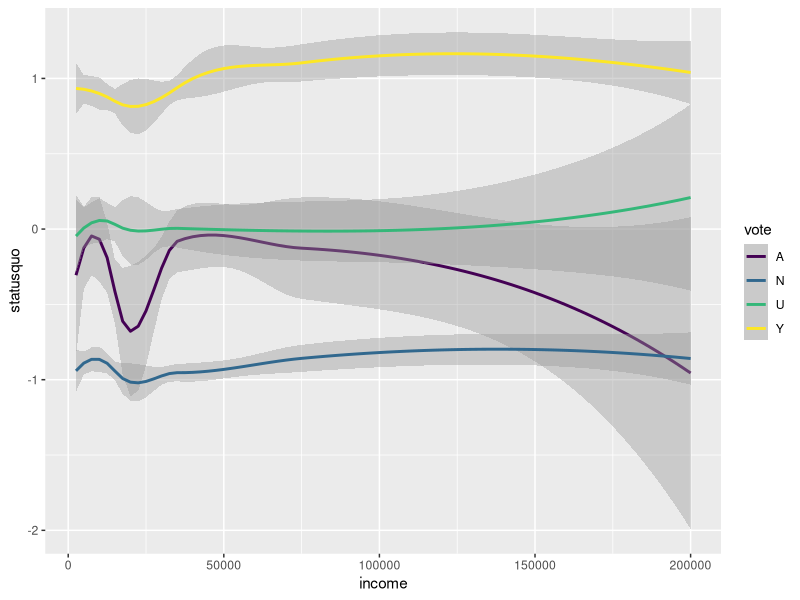

This chart was generated by the following R code:
## ---- chunk 1
knitr::opts_chunk$set(echo = TRUE)
library("tidyverse")
#library("viridis")
library("carData")
datos_chile <- Chile
## ---- chunk 2
mediana <- datos_chile %>% summarise(median_ingreso = quantile(income, p=0.5, na.rm = T)) %>% as.numeric() 
mediana
## ---- chunk 3
mediana <- datos_chile %>% summarise(median_ingreso = quantile(income, p=0.5, na.rm = T)) %>% as.numeric() 
mediana
## ---- chunk 4
datos_chile <- datos_chile %>% drop_na()
promedio <- mean(datos_chile$income, na.rm = T)
## ---- chunk 5
datos_chile <- datos_chile %>% drop_na()
promedio <- mean(datos_chile$income, na.rm = T)
print(promedio)
## ---- chunk 6
datos_chile %>% ggplot(aes(x=income, y=statusquo, group=vote, colour=vote)) + geom_smooth() +
  scale_color_viridis_d()
## ---- chunk 7
datos_chile %>% summarise(across(c("income","statusquo","age"), ~ mean(.x, na.rm=T))) %>% pivot_longer(everything()) %>%
knitr::kable(type="html")
## ---- chunk 8
datos_chile %>% head() %>% knitr::kable(type="tex")
